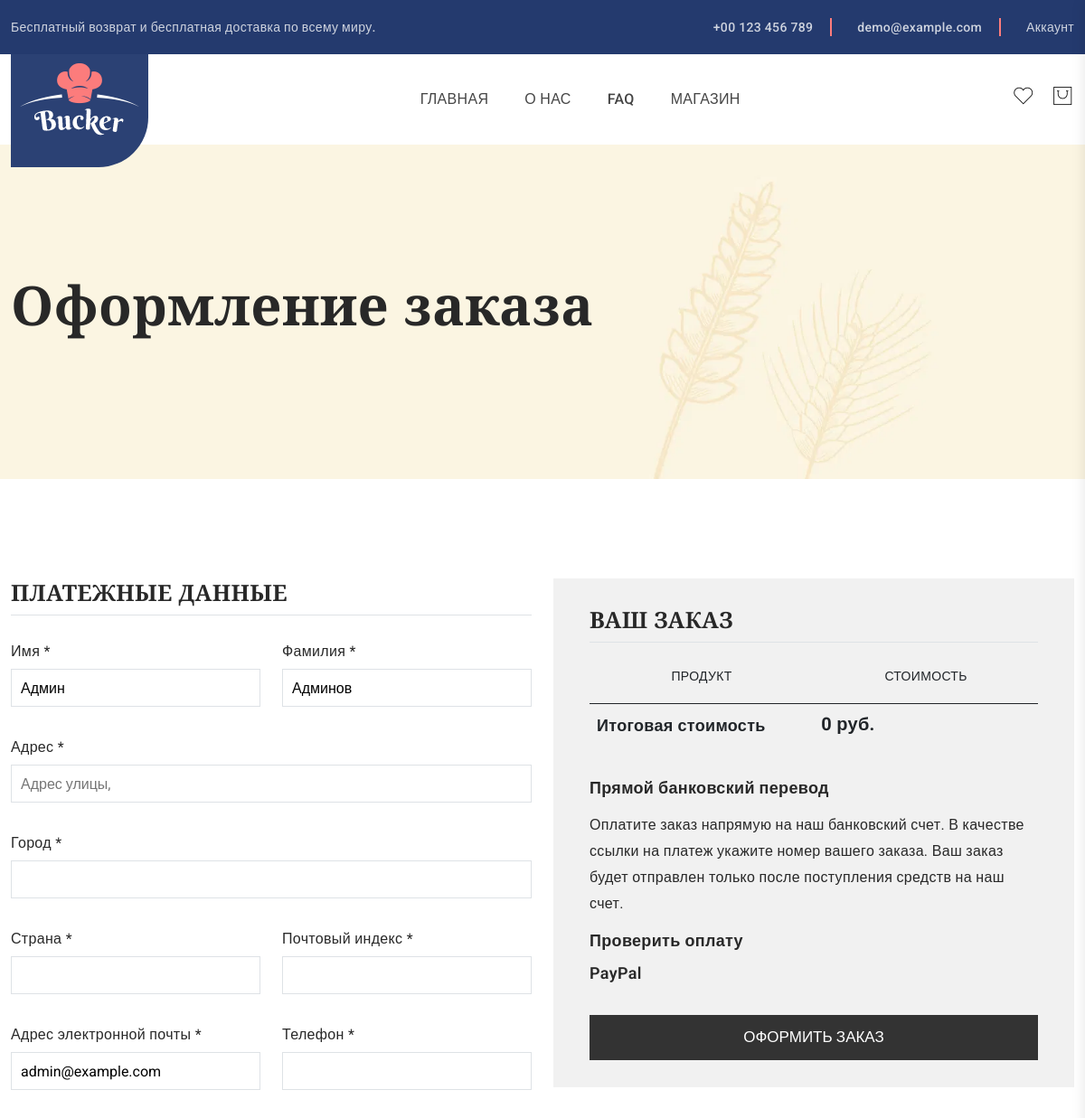
/checkout/ (signed in, upper part), run on an earlier commit of the app's database.
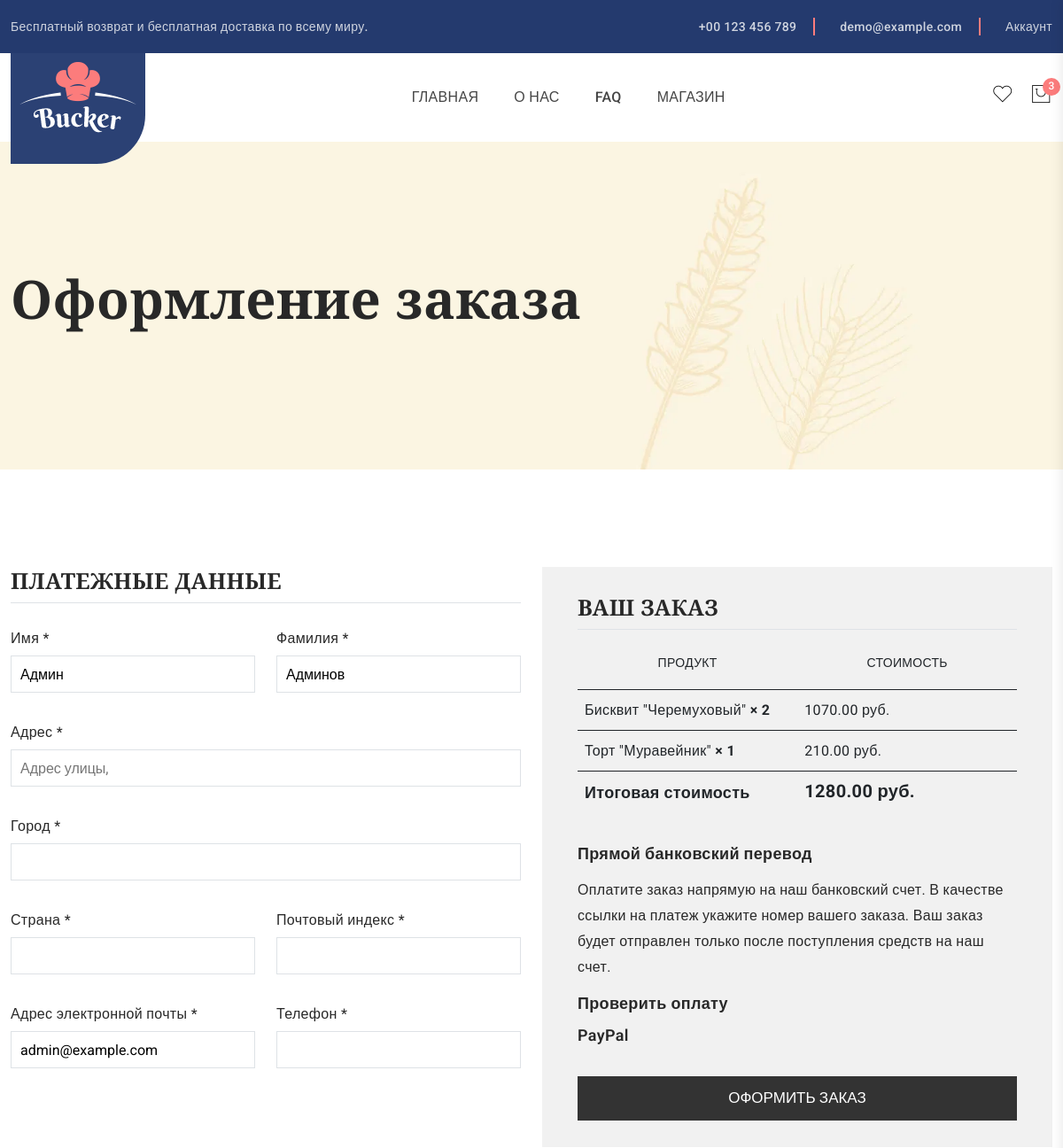
And on a later commit of the database.
### myapp/models.py (models this page shows, shortened)
class CartDetails(models.Model):
    cart = models.ForeignKey(Cart, on_delete=models.CASCADE, related_name='cart_detatils')
    product = models.ForeignKey(Product, on_delete=models.CASCADE)
    quantity = models.PositiveIntegerField(default=1)
    class Meta:
        unique_together = ('cart', 'product')
    @property
    def total_price(self):
        return self.product.price * self.quantity

class Product(models.Model):
    name = models.CharField(max_length=255)
    description = models.TextField(blank=True)
    price = models.DecimalField(max_digits=8, decimal_places=2)
    image = models.ImageField(upload_to='products/')
    date_of_creation = models.DateTimeField(auto_now_add=True)
    in_stock = models.BooleanField(default=True)

### myapp/views.py (the view, shortened to what this page needs)
# urls.py: path('checkout/', views.checkout, name='checkout'),
@login_required
def checkout(request):
    cart = get_or_create_cart(request.user)
    products_from_cart = cart.cart_detatils.select_related('product')
    total_sum = sum(product.total_price for product in products_from_cart)
    user = request.user
    data = {
        'first_name': user.first_name,
        'last_name': user.last_name,
        'email': user.email,
    }
    return render(request, 'myapp/checkout.html', {
        'products': products_from_cart,
        'total': total_sum,
        'data': data
    })

### myapp/context_processors.py (called while the page is built)
def get_or_create_cart(user):
    cart, created = Cart.objects.get_or_create(user=user)
    return cart

def mini_cart(request):
    if request.user.is_authenticated:
        cart = get_or_create_cart(request.user)
        items = cart.cart_detatils.select_related('product')
        total = sum(item.total_price for item in items)
        total_count = sum(item.quantity for item in items)
        return {
            'mini_cart_items': items,
            'mini_cart_total': total,
            'mini_cart_count': total_count
        }
    return {
        'mini_cart_items': [],
        'mini_cart_total': 0
    }

### myapp/views.py (called while the page is built)
def get_or_create_cart(user):
    cart, created = Cart.objects.get_or_create(user=user)
    return cart

### myapp/templates/myapp/checkout.html (shortened to what the changed rows need)
{% extends "template/base.html" %}
{% load static %}
{% block content %}
 {% include 'template/header.html' %}
    <div class="breadcrumbs_aree breadcrumbs_bg mb-110" data-bgimg="{% static 'img/others/breadcrumbs-bg.png'%}">
        <div class="container">
            <div class="row">
                <div class="col-12">
                    <div class="breadcrumbs_text">
                        <h1>Оформление заказа</h1>
                    </div>
                </div>
            </div>
        </div>
    </div>
    <div class="checkout-area">
        <div class="container">
            <form method="POST">
                <div class="row">
                    <div class="col-lg-6 col-12">
                        <div class="your-order">
                            <div class="your-order-table table-responsive">
                                <table class="table">
                                    <thead>
                                        <tr>
                                            <th class="cart-product-name">Продукт</th>
                                            <th class="cart-product-total">Стоимость</th>
                                        </tr>
                                    </thead>
                                    <tbody>
                                        {% for product in products %}
                                        <tr class="cart-item">
                                            <td class="cart-product-name">
                                                {{ product.product.name }}
                                                <strong class="product-quantity">× {{ product.quantity }}</strong>
                                            </td>
                                            <td class="cart-product-total">
                                                <span class="amount">{{ product.total_price }} руб.</span>
                                            </td>
                                        </tr>
                                        {% endfor %}
                                    </tbody>
                                    <tfoot>
                                        <tr class="order-total">
                                            <th>Итоговая стоимость</th>
                                            <td><strong><span class="amount">{{ total }} руб.</span></strong></td>
                                        </tr>
                                    </tfoot>
                                </table>
                            </div>
                        </div>
                    </div>
                </div>
            </form>
        </div>
    </div>
{% endblock %}

What changed in the data, as far as the page shows it:
added CartDetails: product.name "Бисквит \"Черемуховый\"", quantity "2", total_price "1070.00"
added CartDetails: product.name "Торт \"Муравейник\"", quantity "1", total_price "210.00"
Also different on the page:
{{ mini_cart_count }}: (not shown) → "3"
{{ total }}: "0" → "1280.00"
